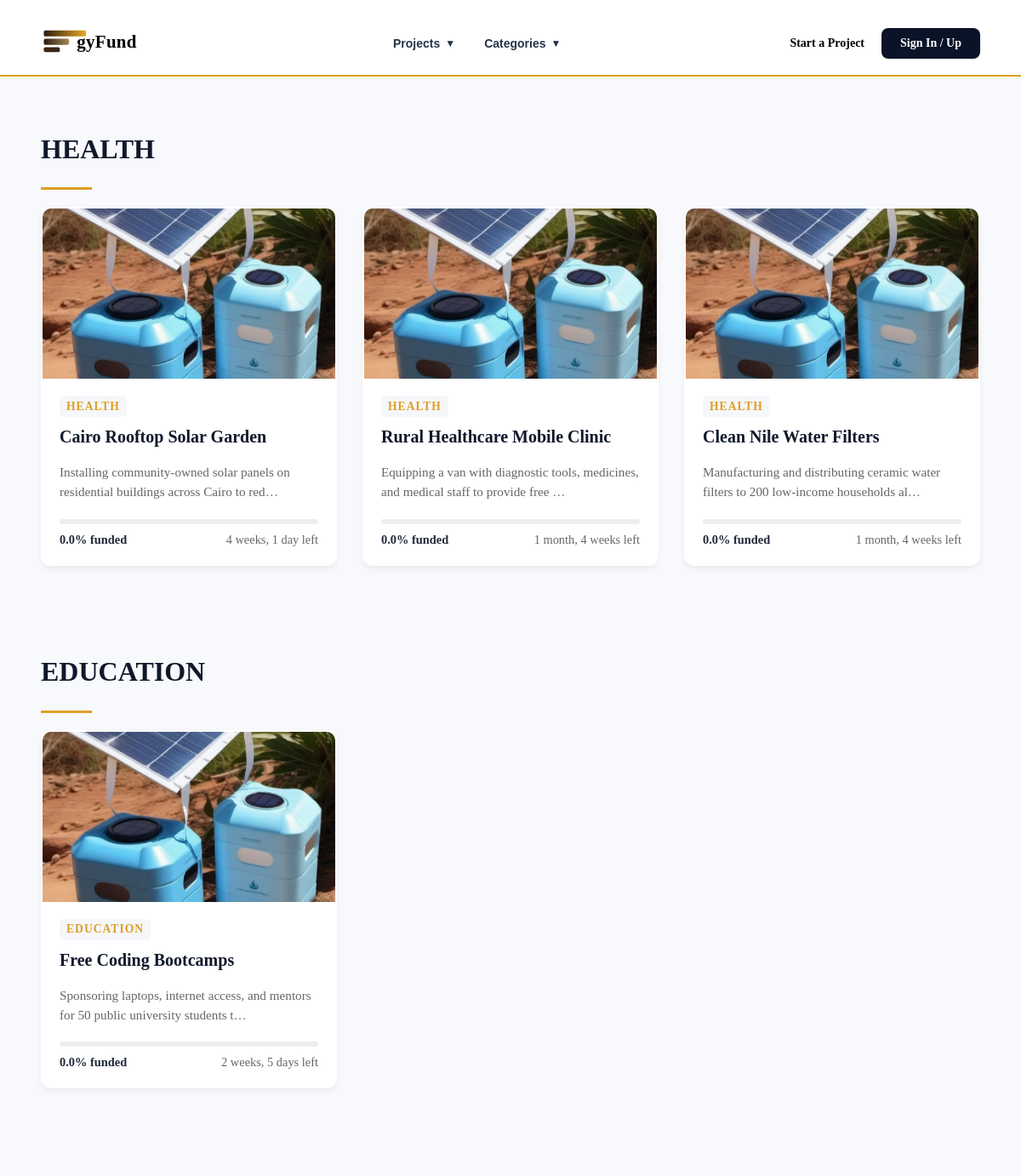
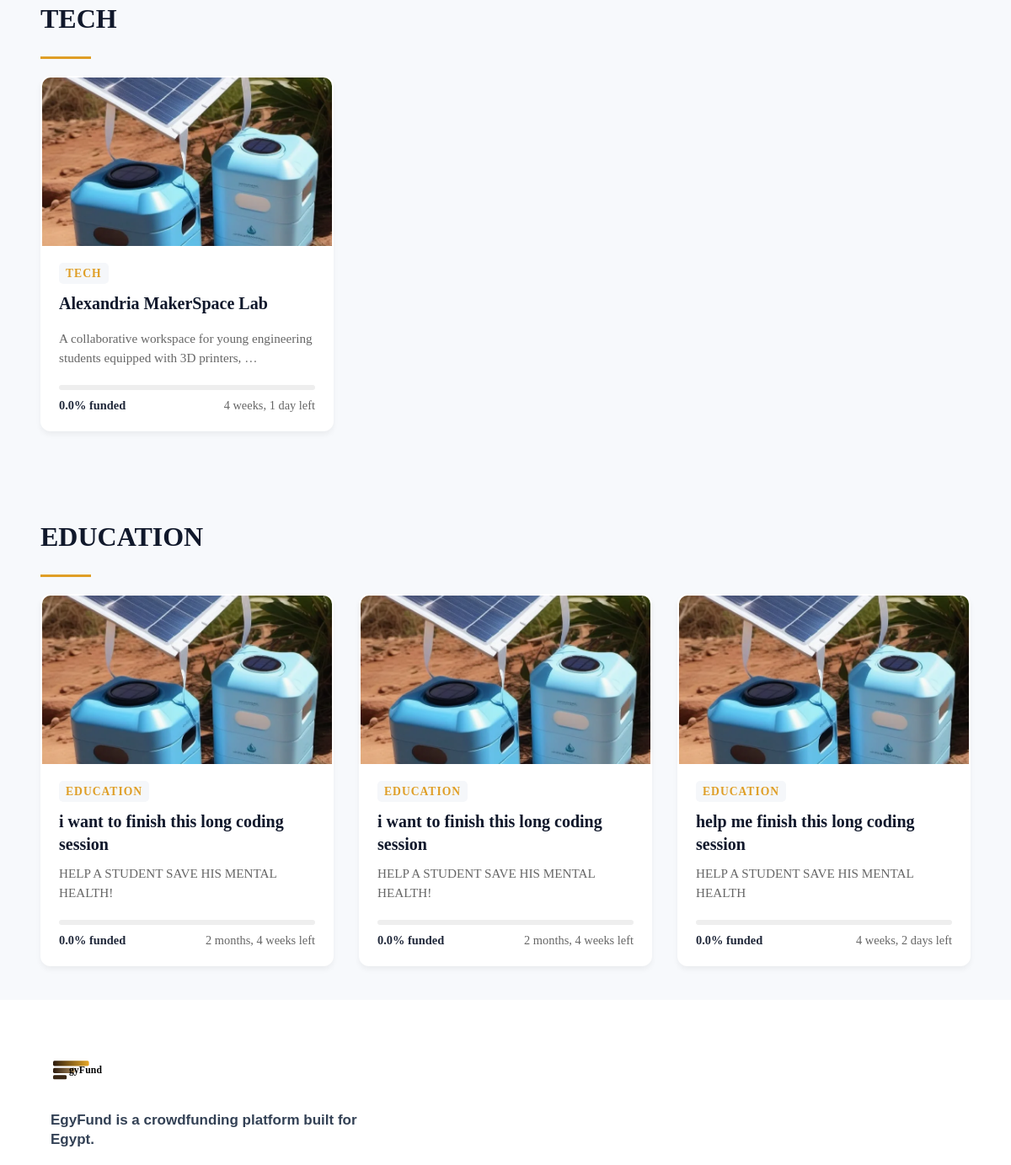
Before: /all/ with the older database file (2 pictures, top to bottom).
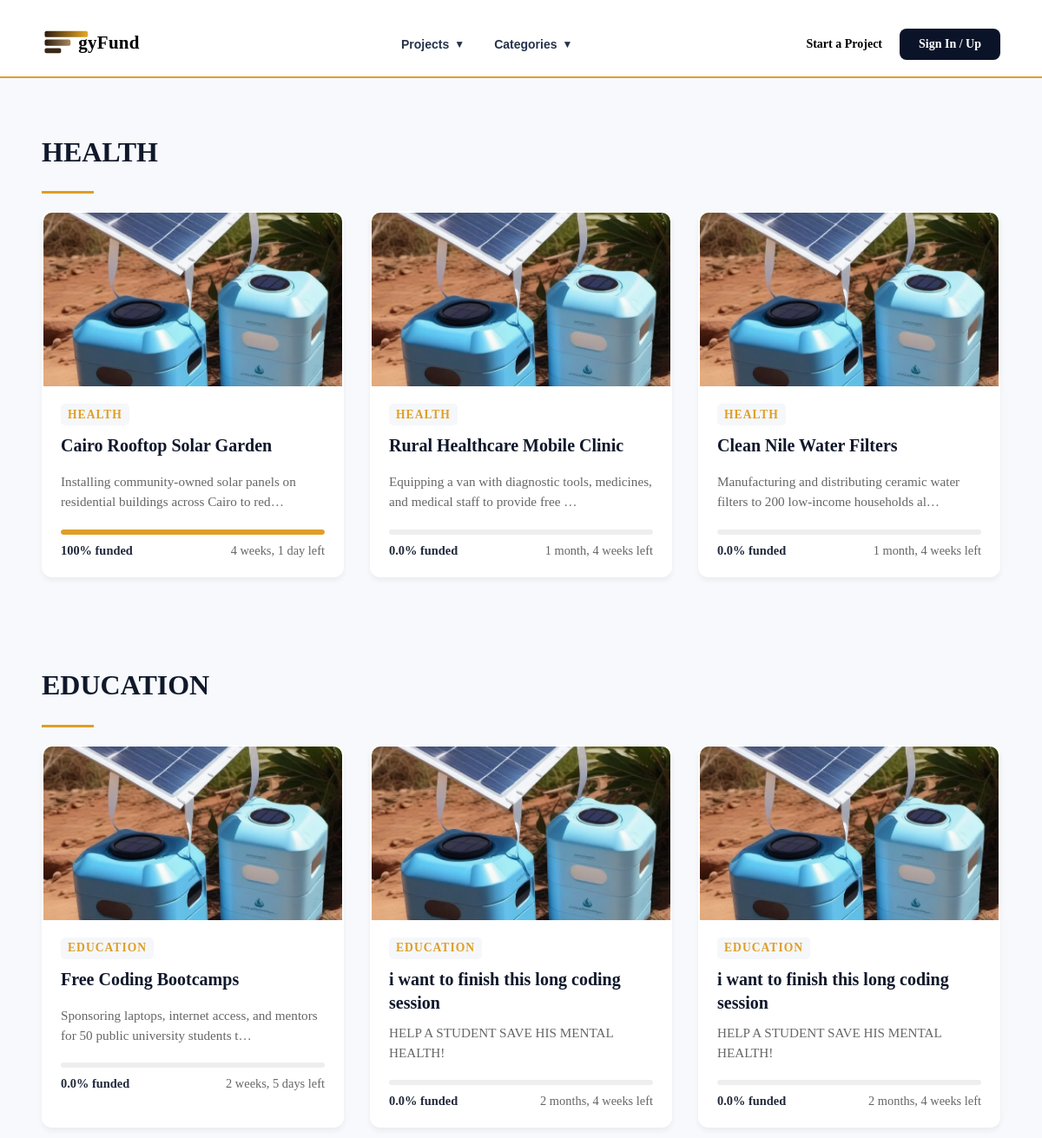
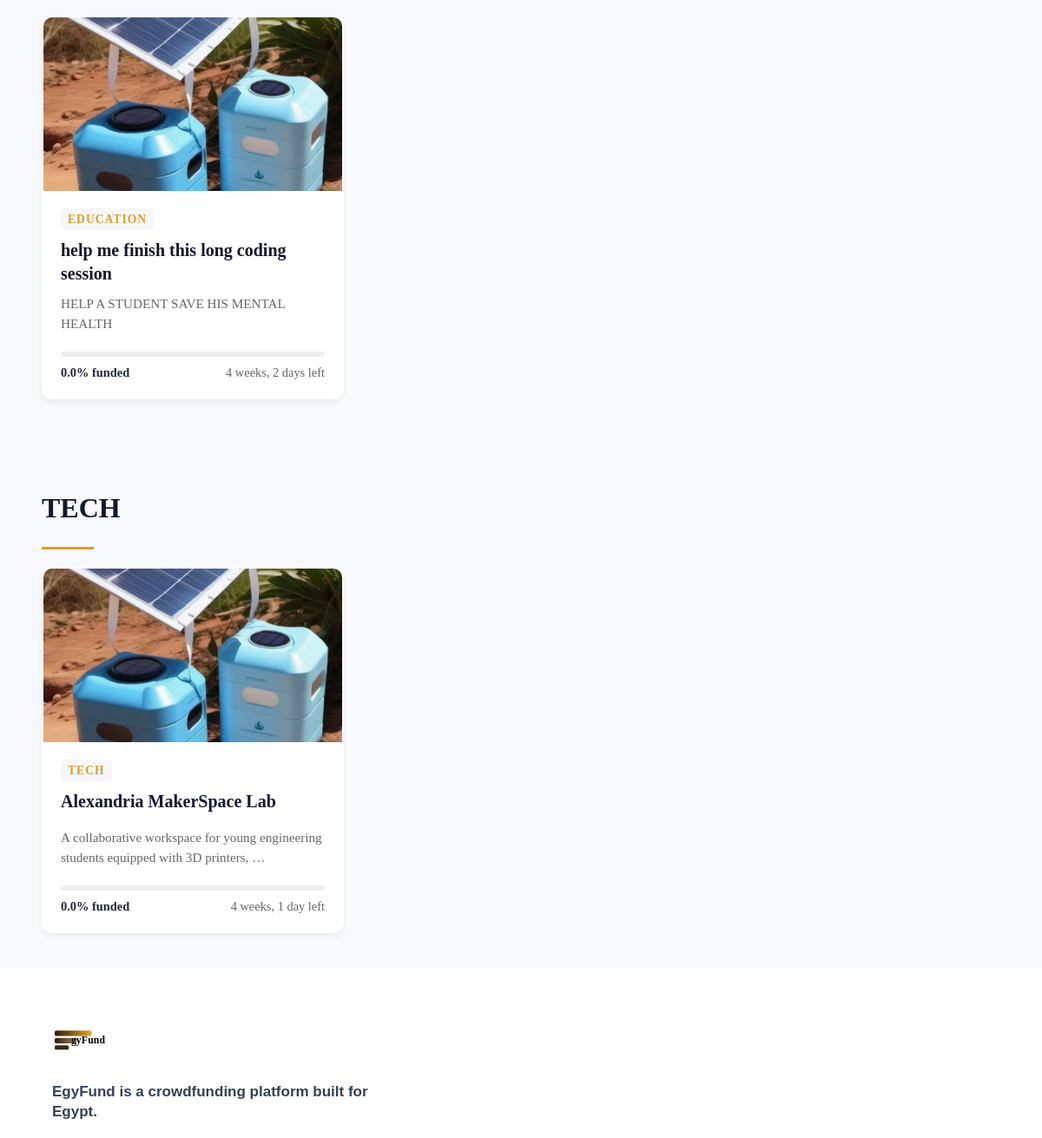
After: the same page with the newer database file (2 pictures, top to bottom).
### projects/models.py (models this page shows, shortened)
class Category(models.Model):
    name = models.CharField(
        max_length=100,
        unique=True
    )

class Project(models.Model):
    @property
    def total_donations(self):
        if hasattr(self, 'donations'):
            total = self.donations.aggregate(total=Sum('amount'))['total']
            return total if total else 0
        if hasattr(self, 'donation_set'):
            total = self.donation_set.aggregate(total=Sum('amount'))['total']
            return total if total else 0
        return 0
    @property
    def funding_percentage(self):
        if not self.target_amount or self.target_amount == 0:
            return 0
        pct = (self.total_donations / self.target_amount) * 100
        return min(round(pct, 1), 100)
    @property
    def cover_image_url(self):
        first_img = self.images.order_by('display_order', 'id').first()
        if first_img and first_img.image:
            return first_img.image.url
        title_to_image = {
            "A Student's Dream to Continue Education": "student-library-books-book-learn-education-knowledge-information-study.jpg",
            "Rescue & Treatment for Injured Dogs": "_128575048_colin-wide-1.jpg",
            "AeroLeaf: Desktop Wind Generator": "wheelchairs-hospital-patient-sitting-wheelchair-holds-his-hands-wheel-self-care-patients-mobility-127469472.webp",
            "Recovery Fund for a Young Patient": "young-woman-hospital-recovery-room-surgery-patient-recovering-post-operative-care-modern-cast-pulse-oximeter-71090332.webp",
            "Solar-Powered Water Purification Device": "image-3.webp",
            "Women's Craft Cooperative": "image_0-19.webp",
            "Vertical Garden for Home Farming": "aeroponic-garden-Indoor-Vertical-Farm.webp",
            "Wheelchair & Rehab Support": "female-patient-in-recovery-room-E594X7.jpg",
            "Emergency Care for Abandoned Animals": "1920_gettyimages-1162266390.jpg",
            "Mobile Library for Rural Children": "pict_large.jpg",
            "Custom 3D-printed prosthetic legs and arms for children.": "pngtree-abstract-golden-lines-ripple-fluttering-border-png-image_6787892.png"
        }
        if self.title in title_to_image:
            return f"/static/assets/images/{title_to_image[self.title]}"
        return '/static/assets/images/image-3.webp'
    class Status(models.TextChoices):
        DRAFT = "DRAFT", "Draft"
        RUNNING = "RUNNING", "Running"
        COMPLETED = "COMPLETED", "Completed"
        CANCELLED = "CANCELLED", "Cancelled"
    owner = models.ForeignKey(
        settings.AUTH_USER_MODEL,
        on_delete=models.CASCADE,
        related_name="projects"
    )
    category = models.ForeignKey(
        Category,
        on_delete=models.PROTECT,
        related_name="projects"
    )
    title = models.CharField(
        max_length=255
    )
    details = models.TextField()
    target_amount = models.DecimalField(
        max_digits=12,
        decimal_places=2
    )
    start_at = models.DateTimeField()
    end_at = models.DateTimeField()
    status = models.CharField(
        max_length=20,
        choices=Status.choices,
        default=Status.DRAFT
    )
    is_featured = models.BooleanField(
        default=False
    )
    cancelled_at = models.DateTimeField(
        blank=True,
        null=True
    )
    tags = models.ManyToManyField(
        Tag,
        through="ProjectTag",
        related_name="projects"
    )
    created_at = models.DateTimeField(
        auto_now_add=True
    )
    updated_at = models.DateTimeField(
        auto_now=True
    )

### projects/views.py (the view)
# urls.py: path('all/', views.all_projects, name='all_projects'),
def all_projects(request):
    categories_with_projects = []
    for cat in Category.objects.all():
        projs = Project.objects.filter(category=cat)
        if projs.exists():
            categories_with_projects.append({
                'category': cat,
                'projects': projs
            })
    context = {
        'categories_with_projects': categories_with_projects,
        'categories': Category.objects.all()
    }
    return render(request, 'projects/all-projects.html', context)

### projects/templates/projects/all-projects.html (shortened to what this page needs)
﻿{% load static %}
<!DOCTYPE html>
<html lang="en" dir="ltr">
<head>
    <link rel="stylesheet" href="{% static 'css/base/reset.css' %}">
    <link rel="stylesheet" href="{% static 'css/pages/auth.css' %}">
    <link rel="stylesheet" href="{% static 'css/layout/header.css' %}">
    <link rel="stylesheet" href="{% static 'css/layout/footer.css' %}">
    <link rel="stylesheet" href="{% static 'css/components/slider.css' %}">
    <link rel="stylesheet" href="{% static 'css/components/cards.css' %}">
    <link rel="stylesheet" href="{% static 'css/pages/home.css' %}">
    <link rel="stylesheet" href="{% static 'css/components/featured-projects.css' %}">
</head>
<body>
    <header class="site-header">
        <div class="container header-container">
            <div class="logo">
                <a href="/">
                    <img src="{% static 'assets/icons/gyFund_logo.svg' %}" alt="EgyFund Text" class="logo-img-text">
                </a>
            </div>
            <nav class="main-navigation" aria-label="Main navigation">
                <div class="projects-navigation">
                    <button type="button" class="nav-link projects-toggle" id="projects-toggle" aria-expanded="false" aria-controls="projects-menu">
                        Projects <span class="projects-arrow" aria-hidden="true">&#9660;</span>
                    </button>
                </div>
                <div class="categories-navigation">
                    <button type="button" class="nav-link categories-toggle" id="categories-toggle" aria-expanded="false" aria-controls="categories-menu">
                        Categories <span class="categories-arrow" aria-hidden="true">&#9660;</span>
                    </button>
                </div>
            </nav>
            <div class="header-actions">
                {% if user.is_authenticated %}
                    <div class="user-navigation">
                        <button type="button" class="user-navigation-toggle" id="user-navigation-toggle" aria-expanded="false" aria-controls="user-navigation-menu">
                            <span class="user-avatar">
                                <img src="{% static 'assets/icons/profile-icon-white-bg.svg' %}" alt="User profile">
                            </span>
                            <span class="user-name" id="header-user-name">
                                {{ user.first_name|default:user.email }}
                            </span>
                            <span class="user-chevron" aria-hidden="true">&#9660;</span>
                        </button>
                        <div class="user-navigation-menu" id="user-navigation-menu" hidden>
                            <a href="{% url 'users:profile' %}" class="user-menu-item">
                                <span class="user-menu-text">My Profile</span>
                            </a>
                            <div class="user-menu-divider" aria-hidden="true"></div>
                            <form method="post" action="{% url 'users:logout' %}" style="margin: 0;">
                                {% csrf_token %}
                                <button type="submit" class="user-menu-item user-logout" style="width: 100%; text-align: left; background: none; border: none; cursor: pointer;">
                                    <span class="user-menu-text">Log out</span>
                                </button>
                            </form>
                        </div>
                    </div>
                {% else %}
                    <a href="{% url 'projects:go_fund' %}" class="btn-start">Start a Project</a>
                    <a href="{% url 'users:login' %}" class="btn-signin">Sign In / Up</a>
                {% endif %}
            </div>
        </div>
        <div class="header-border"></div>
    </header>
    <main id="all-projects-content" style="background-color: #f7f9fc;">
        {% for group in categories_with_projects %}
        <section class="catalog-section" style="padding: 40px 0;">
            <div class="container catalog-container">
                <div class="catalog-heading" style="margin-bottom: 20px;">
                    <h1 style="font-size: 2rem; color: #10182b;">{{ group.category.name|upper }}</h1>
                    <span style="display: block; height: 3px; width: 60px; background-color: #df9e26; margin-top: 10px;"></span>
                </div>
                <div class="projects-grid" style="display: grid; grid-template-columns: repeat(auto-fill, minmax(300px, 1fr)); gap: 30px;">
                    {% for project in group.projects %}
                    <article class="project-card" style="background: #fff; border-radius: 12px; overflow: hidden; box-shadow: 0 4px 6px rgba(0,0,0,0.05); transition: transform 0.2s ease;">
                        <a href="{% url 'projects:project_details' project.id %}" class="project-card-link" style="text-decoration: none; color: inherit;">
                            <div class="project-image-wrapper" style="height: 200px; overflow: hidden;">
                                <img src="{{ project.cover_image_url }}" alt="{{ project.title }}" class="project-image" style="width: 100%; height: 100%; object-fit: cover;">
                            </div>
                            <div class="project-content" style="padding: 20px;">
                                <div class="project-meta" style="margin-bottom: 10px;">
                                    <span class="project-category" style="color: #df9e26; font-size: 0.85rem; font-weight: bold; letter-spacing: 1px;">{{ project.category.name|upper }}</span>
                                </div>
                                <h3 class="project-title" style="font-size: 1.25rem; font-weight: bold; margin-bottom: 10px; color: #10182b;">{{ project.title }}</h3>
                                <p class="project-description" style="color: #666; font-size: 0.95rem; line-height: 1.5; margin-bottom: 20px;">{{ project.details|truncatechars:85 }}</p>
                                <div class="project-progress" style="height: 6px; background: #eee; border-radius: 3px; margin-bottom: 10px; overflow: hidden;">
                                    <span style="display: block; height: 100%; background: #df9e26; width: {{ project.funding_percentage }}%;"></span>
                                </div>
                                <div class="project-footer" style="display: flex; justify-content: space-between; font-size: 0.9rem; color: #10182b;">
                                    <strong>{{ project.funding_percentage }}% funded</strong>
                                    <span style="color: #666;">{{ project.end_at|timeuntil }} left</span>
                                </div>
                            </div>
                        </a>
                    </article>
                    {% endfor %}
                </div>
            </div>
        </section>
        {% empty %}
            <div class="container" style="padding: 60px 0; text-align: center;">
                <h2>No projects found.</h2>
            </div>
        {% endfor %}
    </main>
    <footer class="site-footer" id="footer">
        <div class="footer-container">
            <div class="footer-brand">
                <div class="logo">
                    <img src="{% static 'assets/icons/gyFund_logo.svg' %}" alt="EgyFund Text" class="logo-img-text" style="height: 25px; display: inline-block; vertical-align: middle;">
                </div>
                <p class="footer-description">
                    EgyFund is a crowdfunding platform built for Egypt.
                </p>
            </div>
        </div>
    </footer>
</body>
</html>

### static/css/layout/header.css (style rules this page uses)
.site-header { background-color: #ffffff; padding: 10px 0 0 0; position: relative; }
.container { width: 92%; max-width: 1300px; margin: 0 auto; }
.header-container { display: flex; align-items: center; justify-content: space-between; }
.logo a { text-decoration: none; display: flex; align-items: center; gap: 0px; }
.logo-img-text { height: 45px; width: auto; object-fit: contain; margin-left: -60px; }
.header-actions { display: flex; align-items: center; gap: 20px; }
.btn-start { text-decoration: none; color: #000; font-size: 14px; font-weight: 600; }
.site-header .btn-signin { border: none; outline: none; cursor: pointer; appearance: none; -webkit-appearance: none; }
.btn-signin { text-decoration: none; background-color: #0b1329; color: #fff; padding: 10px 22px; border-radius: 8px; font-size: 14px; font-weight: 600; }
.header-border { height: 2px; background-color: #DFA124; width: 100%; margin-top: 15px; }
.main-navigation { display: flex; align-items: center; gap: 34px; }
.main-navigation .nav-link { display: inline-flex; align-items: center; gap: 6px; padding: 8px 0; border: none; background: transparent; color: #26334d; font-family: Arial, sans-serif; font-size: 14px; font-weight: 600; line-height: 1; text-decoration: none; cursor: pointer; }
.projects-navigation { position: relative; }
.projects-toggle { appearance: none; -webkit-appearance: none; }
.projects-arrow { font-size: 12px; transition: transform 0.2s ease; }
.categories-navigation { position: relative; }
.categories-toggle { appearance: none; -webkit-appearance: none; }
.categories-arrow { font-size: 12px; transition: transform 0.2s ease; }

### static/css/layout/footer.css (style rules this page uses)
.site-footer { margin-top: auto; padding: 70px 0 18px; background-color: #ffffff; color: #33415f; }
.footer-container { display: flex; justify-content: space-between; gap: 80px; width: min(100% - 120px, 1220px); margin-inline: auto; }
.footer-brand .logo { display: block; }
.footer-brand .logo .logo-img-text { display: block; width: auto; height: 45px; margin-left: -60px; object-fit: contain; }
.footer-description { max-width: 370px; margin: 32px 0 0; color: #334155; font-family: Arial, sans-serif; font-size: 17px; font-weight: 600; line-height: 1.35; }

### static/css/pages/home.css (style rules this page uses)
.projects-grid { display: grid; grid-template-columns: repeat(3, minmax(0, 1fr)); gap: 30px; align-items: stretch; }
.project-card { box-sizing: border-box; min-width: 0; overflow: hidden; border: 2px solid transparent; border-radius: 12px; background-color: #ffffff; transition: transform 0.25s ease, box-shadow 0.25s ease, border-color 0.25s ease; }
.project-card-link { display: block; height: 100%; color: inherit; text-decoration: none; }
.project-image-wrapper { position: relative; height: 200px; overflow: hidden; }
.project-image { display: block; width: 100%; height: 100%; object-fit: cover; transition: transform 0.3s ease; }
.project-content { padding: 17px 11px 14px; }
.project-meta { display: flex; align-items: center; justify-content: space-between; margin-bottom: 14px; color: #66758d; font-size: 11px; font-weight: 700; }
.project-title { min-height: 34px; margin: 0 0 5px; color: #20283a; font-size: 13px; font-weight: 800; line-height: 1.35; }
.project-description { min-height: 35px; margin: 0 0 19px; color: #687892; font-size: 11px; line-height: 1.45; }
.project-progress { width: 100%; height: 5px; overflow: hidden; border-radius: 10px; background-color: #e1e9f2; }
.project-progress span { display: block; height: 100%; border-radius: inherit; background-color: #438fce; }
.project-footer { display: flex; align-items: center; justify-content: space-between; margin-top: 6px; color: #687892; font-size: 10px; }
.project-footer strong { color: #20283a; font-weight: 800; }
.project-meta { display: flex; align-items: center; gap: 10px; min-height: 25px; margin-bottom: 14px; }
.project-category { display: inline-flex; align-items: center; min-height: 25px; padding: 0 8px; border-radius: 5px; background-color: #f5f7fa; color: #687892; font-size: 10px; font-weight: 700; white-space: nowrap; }

Changed rows visible on the page:
removed Category: category.name "EDUCATION", Project (category.name "EDUCATION", title "i want to finish this long coding session", details "HELP A STUDENT SAVE HIS MENTAL HEALTH!", funding_percentage "0.0", end_at "2 months, 4 weeks"), Project (category.name "EDUCATION", title "i want to finish this long coding session", details "HELP A STUDENT SAVE HIS MENTAL HEALTH!", funding_percentage "0.0", end_at "2 months, 4 weeks"), Project (category.name "EDUCATION", title "help me finish this long coding session", details "HELP A STUDENT SAVE HIS MENTAL HEALTH", funding_percentage "0.0", end_at "4 weeks, 2 days")
computed for Project "Cairo Rooftop Solar Garden": funding_percentage "0.0" → "100"
changed Category "EDUCATION": gains Project (category.name "EDUCATION", title "i want to finish this long coding session", details "HELP A STUDENT SAVE HIS MENTAL HEALTH!", funding_percentage "0.0", end_at "2 months, 4 weeks"); gains Project (category.name "EDUCATION", title "help me finish this long coding session", details "HELP A STUDENT SAVE HIS MENTAL HEALTH", funding_percentage "0.0", end_at "4 weeks, 2 days")
